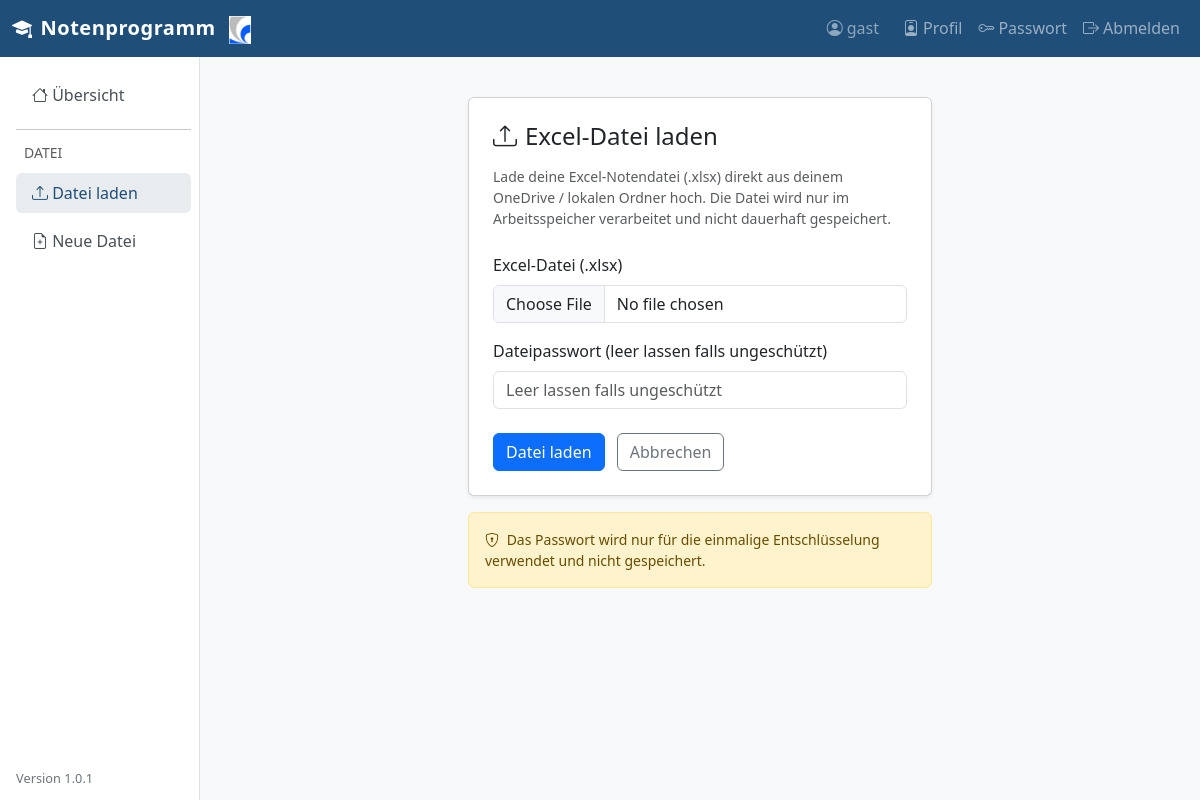
Page /upload (signed in) on the earlier database version.
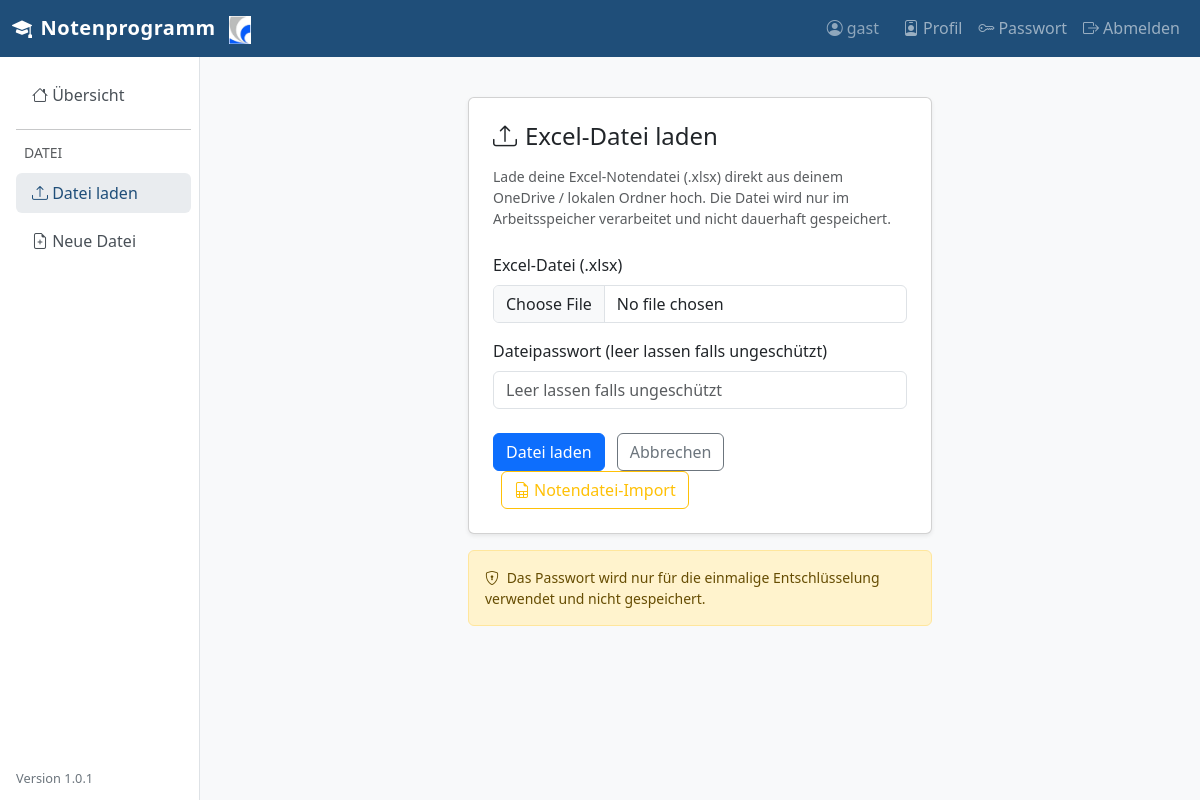
Same page on the later database version.
### app/grades/routes.py (the view, shortened to what this page needs)
@grades_bp.route("/upload", methods=["GET", "POST"])
@login_required
def upload():
    form = UploadForm()
    return render_template("grades/upload.html", form=form)

### app/grades/forms.py
class UploadForm(FlaskForm):
    file = FileField(
        "Excel-Datei (.xlsx)",
        validators=[FileRequired(), FileAllowed(["xlsx"], "Nur .xlsx-Dateien erlaubt.")],
    )
    password = PasswordField("Dateipasswort (leer lassen falls ungeschützt)", validators=[Optional()])
    submit = SubmitField("Datei laden")

### app/__init__.py (called while the page is built)
def _display_schuljahr(schuljahr: str | None, schuljahr_bis: str | None = None) -> str:
    schuljahr = (schuljahr or "").strip()
    schuljahr_bis = (schuljahr_bis or "").strip()
    if len(schuljahr) == 4 and schuljahr.isdigit():
        if len(schuljahr_bis) == 4 and schuljahr_bis.isdigit():
            return f"{schuljahr[:2]}/{schuljahr_bis[2:]}"
        return f"{schuljahr[:2]}/{schuljahr[2:]}"
    return schuljahr

### app/models.py (called while the page is built)
@login_manager.user_loader
def load_user(user_id: str):
    return db.session.get(User, int(user_id))

### app/templates/grades/upload.html (shortened to what this page needs)
{% extends "base.html" %}
{% block content %}
<div class="row justify-content-center mt-3">
  <div class="col-md-6">
    <div class="card shadow-sm">
      <div class="card-body p-4">
        <h4 class="card-title mb-3"><i class="bi bi-upload me-2"></i>Excel-Datei laden</h4>
        <p class="text-muted small mb-4">
          Lade deine Excel-Notendatei (.xlsx) direkt aus deinem OneDrive / lokalen Ordner hoch.
          Die Datei wird nur im Arbeitsspeicher verarbeitet und nicht dauerhaft gespeichert.
        </p>
        <form method="post" enctype="multipart/form-data" novalidate>
          <div class="mb-3">
            {{ form.file.label(class="form-label") }}
            {{ form.file(class="form-control" + (" is-invalid" if form.file.errors else ""), accept=".xlsx") }}
          </div>
          <div class="mb-4">
            {{ form.password.label(class="form-label") }}
            {{ form.password(class="form-control" + (" is-invalid" if form.password.errors else ""),
                             autocomplete="off", placeholder="Leer lassen falls ungeschützt") }}
          </div>
          {{ form.submit(class="btn btn-primary") }}
          <a href="{{ url_for('grades.index') }}" class="btn btn-outline-secondary ms-2">Abbrechen</a>
          {% if current_user.is_admin or current_user.notendatei_import %}
          <a href="{{ url_for('grades.notendatei_import') }}" class="btn btn-outline-warning ms-2">
            <i class="bi bi-file-earmark-spreadsheet me-1"></i>Notendatei-Import
          </a>
          {% endif %}
        </form>
      </div>
    </div>
    <div class="alert alert-warning mt-3 small">
      <i class="bi bi-shield-lock me-1"></i>
      Das Passwort wird nur für die einmalige Entschlüsselung verwendet und nicht gespeichert.
    </div>
  </div>
</div>
{% endblock %}

Differences in the rows shown:
changed User "gast": notendatei_import False → True (drawn)
Other differences:
text now shown: "Notendatei-Import"
